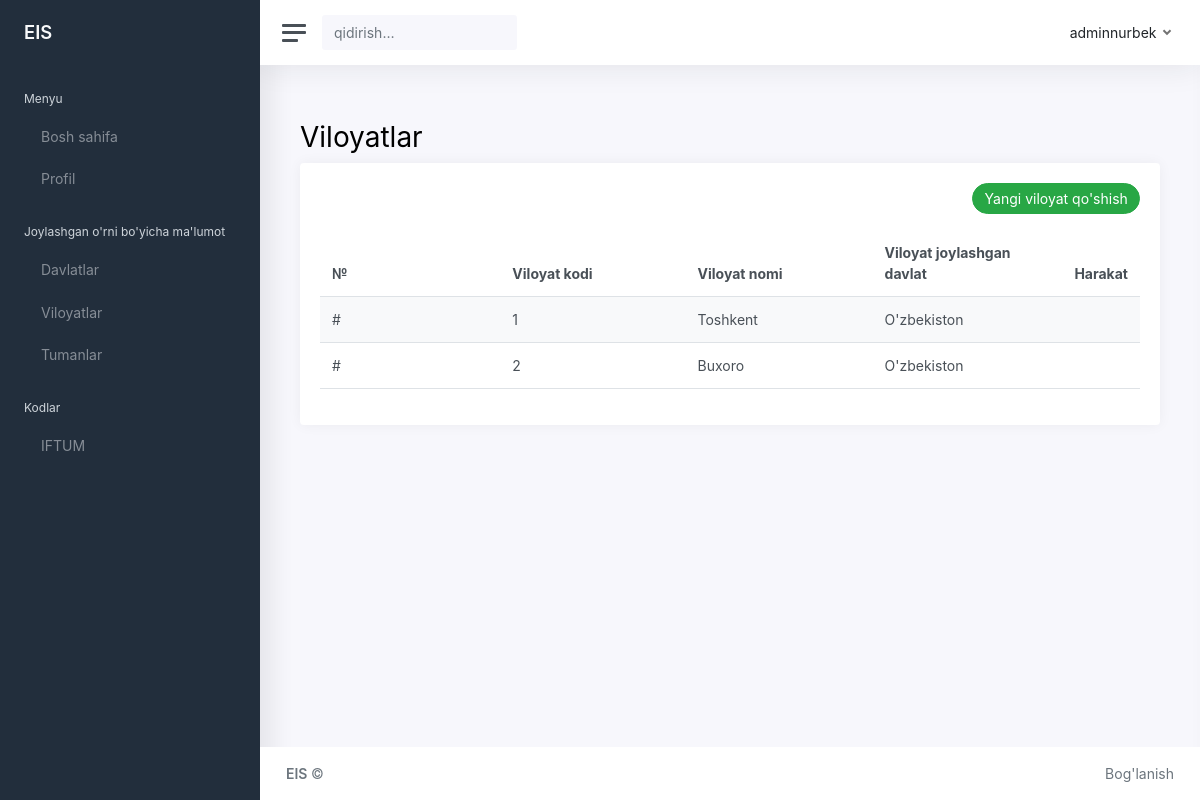
Page /secondadmin/viloyat on the committed database.
### secondadmin/models.py (models this page shows, shortened)
class Viloyat(models.Model):
    viloyat_davlati = models.CharField('Viloyat joylashgan davlat', max_length=100)
    viloyat_kodi = models.IntegerField('Viloyat kodi')
    viloyat_nomi = models.CharField('Viloyat nomi', max_length=100)
    owner = models.ForeignKey(to=User, on_delete=models.CASCADE)
    class Meta:
        ordering: ['-viloyat_kodi']
        verbose_name_plural = '02_Viloyatlar'

### secondadmin/views.py (the view)
# urls.py: path('viloyat', views.viloyat, name='viloyat'),
def viloyat(request):
    viloyat = Viloyat.objects.all()
    context = {
        'viloyat': viloyat
    }
    return render(request, 'secondadmin/parts/02_viloyat.html', context)

### templates/secondadmin/parts/02_viloyat.html (shortened to what this page needs)
{% extends 'secondadmin/base_sa.html' %}
{% block namepage %}
Viloyatlar
{% endblock namepage %}
{% block content %}
<div class="row">
    <div class="col-12">
        <div class="card">
            <div class="card-body">
                <div class="text-md-right mb-3">
                    <a href="{% url 'addviloyat' %}" class="btn btn-pill btn-success" > Yangi viloyat qo'shish</a>
                </div>
                <table class="table table-striped table-hover">
                    {% include 'partials/_messages.html'%} {% csrf_token %}{% if viloyat.count %}
                    <thead>
                        <tr>
                            <th style="width:25%;">№</th>
                            <th style="width:25%;">Viloyat kodi</th>
                            <th style="width:25%">Viloyat nomi</th>
                            <th style="width:25%">Viloyat joylashgan davlat</th>
                            <th>Harakat</th>
                        </tr>
                    </thead>
                    <tbody>
                        {% for vil in viloyat %}
                            <tr>
                                <td>#</td>
                                <td>{{vil.viloyat_kodi}}</td>
                                <td >{{vil.viloyat_nomi}}</td>
                                <td >{{vil.viloyat_davlati}}</td>
                                <td class="table-action">
                                </td>
                            </tr>
                        {% endfor %}
                    </tbody>
                  {% endif %}
                </table>
            </div>
        </div>
    </div>
</div>
{% endblock content %}

### rows in the picture
Viloyat: viloyat_kodi "1", viloyat_nomi "Toshkent", viloyat_davlati "O'zbekiston"
Viloyat: viloyat_kodi "2", viloyat_nomi "Buxoro", viloyat_davlati "O'zbekiston"
